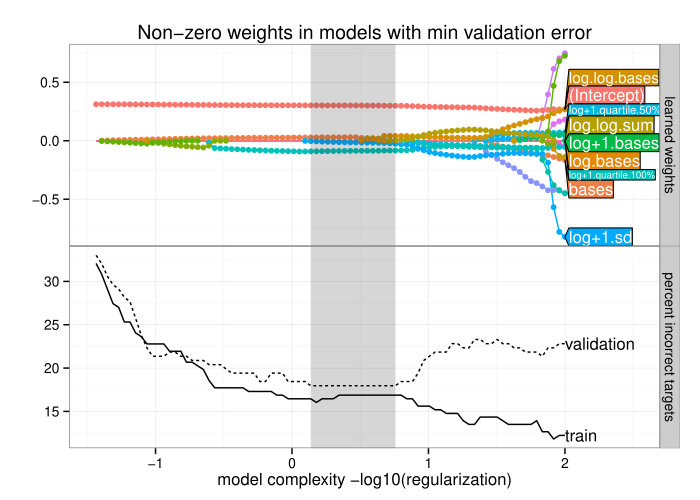

The R source for this figure:
works_with_R("3.2.0",
             directlabels="2014.6.13",
             "tdhock/PeakSegJoint@44da28676be225d6207aa3a1d0f0019e456c5b7b")

data(H3K4me3.PGP.immune.4608)
chrom.vec <- sub(":.*", "", names(H3K4me3.PGP.immune.4608))
table(chrom.vec)
train.chroms <- c("chr1", "chr9")
sets <-
  list(train=chrom.vec %in% train.chroms,
       validation=! chrom.vec %in% train.chroms)
train.problems <- H3K4me3.PGP.immune.4608[sets$train]
fit <-
  IntervalRegressionProblems(train.problems,
                             initial.regularization=0.01,
                             factor.regularization=1.1,
                             threshold=1e-3)
set.error.list <- list()
for(set.name in names(sets)){
  in.set <- sets[[set.name]]
  problem.list <- H3K4me3.PGP.immune.4608[in.set]
  error.mat.list <- list()
  for(problem.name in names(problem.list)){
    problem <- problem.list[[problem.name]]
    pred.log.lambda <- fit$predict(problem$features)
    too.hi <- problem$target[2] < pred.log.lambda
    too.lo <- pred.log.lambda < problem$target[1]
    is.error <- too.hi | too.lo
    error.mat.list[[problem.name]] <- is.error
  }
  error.mat <- do.call(rbind, error.mat.list)
  percent.error <- colMeans(error.mat) * 100
  set.error.list[[set.name]] <-
    data.frame(set.name,
               regularization=fit$regularization,
               percent.error)
}
min.validation <- 
  subset(set.error.list$validation,
         percent.error==min(percent.error))
best.models <- fit$weight.mat[, rownames(min.validation)]
best.nonzero <- best.models[apply(best.models!=0, 1, any), ]
print(best.nonzero)

regularization.range <- with(min.validation, {
  data.frame(min=min(regularization), max=max(regularization))
})

weight.list <- list()
for(regularization.i in seq_along(fit$regularization.vec)){
  regularization <- fit$regularization.vec[[regularization.i]]
  weight <- fit$weight.mat[, regularization.i]
  weight.list[[regularization.i]] <-
    data.frame(regularization, weight, variable=names(weight))
}
weight.df <- do.call(rbind, weight.list)

set.error <- do.call(rbind, set.error.list)
error.lines <- data.frame(set.error, what="percent incorrect targets")
learned.weights <- data.frame(weight.df, what="learned weights")
nonzero.weights <- subset(learned.weights, weight != 0)
selected.vars <- subset(learned.weights, variable %in% rownames(best.nonzero))

pathPlot <- 
ggplot()+
  guides(color="none")+
  ggtitle("Non-zero weights in models with min validation error")+
  geom_line(aes(-log10(regularization), weight,
                group=variable, color=variable),
            data=learned.weights)+
  geom_point(aes(-log10(regularization), weight,
                color=variable),
            data=nonzero.weights)+
  geom_dl(aes(-log10(regularization), weight,
              color=variable, label=variable),
          data=selected.vars, method="last.polygons")+
  ylab("")+
  scale_x_continuous("model complexity -log10(regularization)",
                     limits=c(min(-log10(learned.weights$regularization)),
                       2.5))+
  theme_bw()+
  theme(panel.margin=grid::unit(0, "cm"))+
  facet_grid(what ~ ., scales="free")+
  ## geom_point(aes(-log10(regularization), percent.error),
  ##            data=data.frame(min.validation, what="percent incorrect targets"))+
  geom_tallrect(aes(xmin=-log10(min), xmax=-log10(max)),
                alpha=0.2,
                data=regularization.range)+
  geom_dl(aes(-log10(regularization), percent.error, label=set.name),
          data=error.lines, method="last.qp")+
  geom_line(aes(-log10(regularization), percent.error,
                group=set.name, linetype=set.name),
            data=error.lines,
            show_guide=FALSE)

pdf("figure-lasso-path.pdf", height=5)
print(pathPlot)
dev.off()
